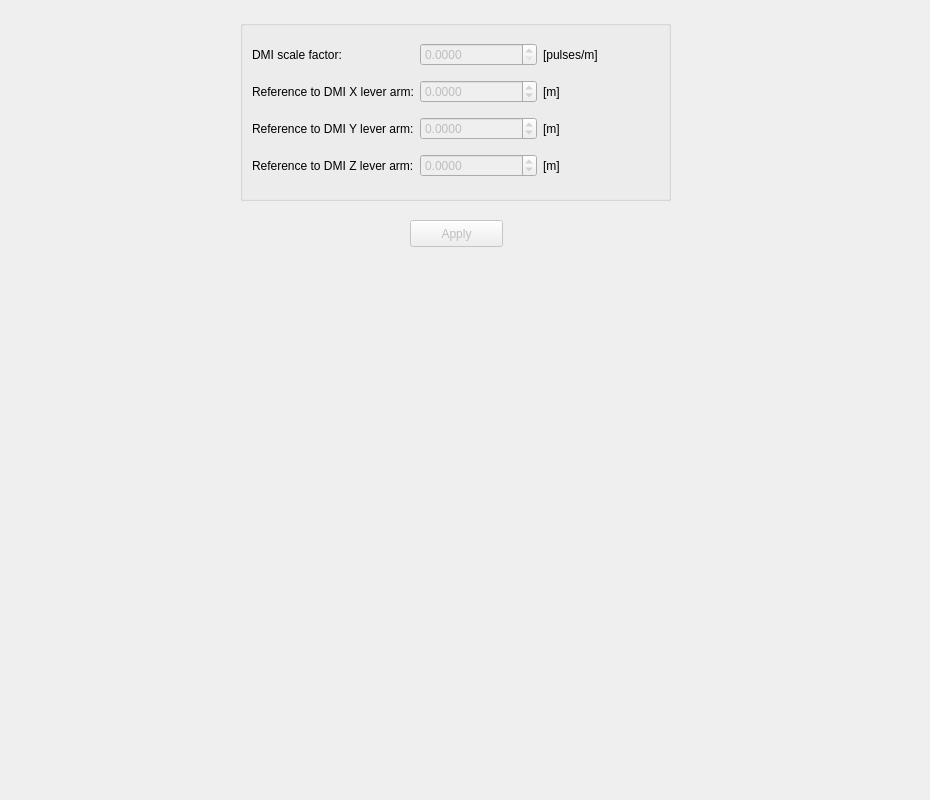
<?xml version="1.0" encoding="UTF-8"?>
<ui version="4.0">
 <class>DMIParametersControl</class>
 <widget class="QWidget" name="DMIParametersControl">
  <property name="geometry">
   <rect>
    <x>0</x>
    <y>0</y>
    <width>930</width>
    <height>800</height>
   </rect>
  </property>
  <property name="windowTitle">
   <string>Form</string>
  </property>
  <widget class="QGroupBox" name="groupBox_6">
   <property name="geometry">
    <rect>
     <x>240</x>
     <y>20</y>
     <width>431</width>
     <height>181</height>
    </rect>
   </property>
   <property name="title">
    <string/>
   </property>
   <layout class="QGridLayout" name="gridLayout">
    <item row="3" column="0">
     <widget class="QLabel" name="label_9">
      <property name="text">
       <string>Reference to DMI Z lever arm:</string>
      </property>
     </widget>
    </item>
    <item row="3" column="1">
     <widget class="QDoubleSpinBox" name="dmiZSpinBox">
      <property name="enabled">
       <bool>false</bool>
      </property>
      <property name="decimals">
       <number>4</number>
      </property>
      <property name="minimum">
       <double>-1000000.000000000000000</double>
      </property>
      <property name="maximum">
       <double>1000000.000000000000000</double>
      </property>
      <property name="singleStep">
       <double>0.100000000000000</double>
      </property>
     </widget>
    </item>
    <item row="2" column="0">
     <widget class="QLabel" name="label_10">
      <property name="text">
       <string>Reference to DMI Y lever arm:</string>
      </property>
     </widget>
    </item>
    <item row="2" column="1">
     <widget class="QDoubleSpinBox" name="dmiYSpinBox">
      <property name="enabled">
       <bool>false</bool>
      </property>
      <property name="decimals">
       <number>4</number>
      </property>
      <property name="minimum">
       <double>-1000000.000000000000000</double>
      </property>
      <property name="maximum">
       <double>1000000.000000000000000</double>
      </property>
      <property name="singleStep">
       <double>0.100000000000000</double>
      </property>
     </widget>
    </item>
    <item row="1" column="0">
     <widget class="QLabel" name="label_11">
      <property name="text">
       <string>Reference to DMI X lever arm:</string>
      </property>
     </widget>
    </item>
    <item row="1" column="1">
     <widget class="QDoubleSpinBox" name="dmiXSpinBox">
      <property name="enabled">
       <bool>false</bool>
      </property>
      <property name="decimals">
       <number>4</number>
      </property>
      <property name="minimum">
       <double>-1000000.000000000000000</double>
      </property>
      <property name="maximum">
       <double>1000000.000000000000000</double>
      </property>
      <property name="singleStep">
       <double>0.100000000000000</double>
      </property>
     </widget>
    </item>
    <item row="0" column="0">
     <widget class="QLabel" name="label_12">
      <property name="text">
       <string>DMI scale factor:</string>
      </property>
     </widget>
    </item>
    <item row="0" column="1">
     <widget class="QDoubleSpinBox" name="dmiScaleSpinBox">
      <property name="enabled">
       <bool>false</bool>
      </property>
      <property name="buttonSymbols">
       <enum>QAbstractSpinBox::UpDownArrows</enum>
      </property>
      <property name="decimals">
       <number>4</number>
      </property>
      <property name="maximum">
       <double>1000000.000000000000000</double>
      </property>
      <property name="singleStep">
       <double>0.100000000000000</double>
      </property>
     </widget>
    </item>
    <item row="1" column="2">
     <widget class="QLabel" name="label_14">
      <property name="text">
       <string>[m]</string>
      </property>
     </widget>
    </item>
    <item row="2" column="2">
     <widget class="QLabel" name="label_15">
      <property name="text">
       <string>[m]</string>
      </property>
     </widget>
    </item>
    <item row="0" column="2">
     <widget class="QLabel" name="label_13">
      <property name="text">
       <string>[pulses/m]</string>
      </property>
     </widget>
    </item>
    <item row="3" column="2">
     <widget class="QLabel" name="label_16">
      <property name="text">
       <string>[m]</string>
      </property>
     </widget>
    </item>
   </layout>
  </widget>
  <widget class="QPushButton" name="applyButton">
   <property name="enabled">
    <bool>false</bool>
   </property>
   <property name="geometry">
    <rect>
     <x>410</x>
     <y>220</y>
     <width>93</width>
     <height>27</height>
    </rect>
   </property>
   <property name="text">
    <string>Apply</string>
   </property>
  </widget>
 </widget>
 <resources/>
 <connections>
  <connection>
   <sender>applyButton</sender>
   <signal>pressed()</signal>
   <receiver>DMIParametersControl</receiver>
   <slot>applyPressed()</slot>
   <hints>
    <hint type="sourcelabel">
     <x>446</x>
     <y>613</y>
    </hint>
    <hint type="destinationlabel">
     <x>464</x>
     <y>399</y>
    </hint>
   </hints>
  </connection>
 </connections>
 <slots>
  <slot>applyPressed()</slot>
 </slots>
</ui>
